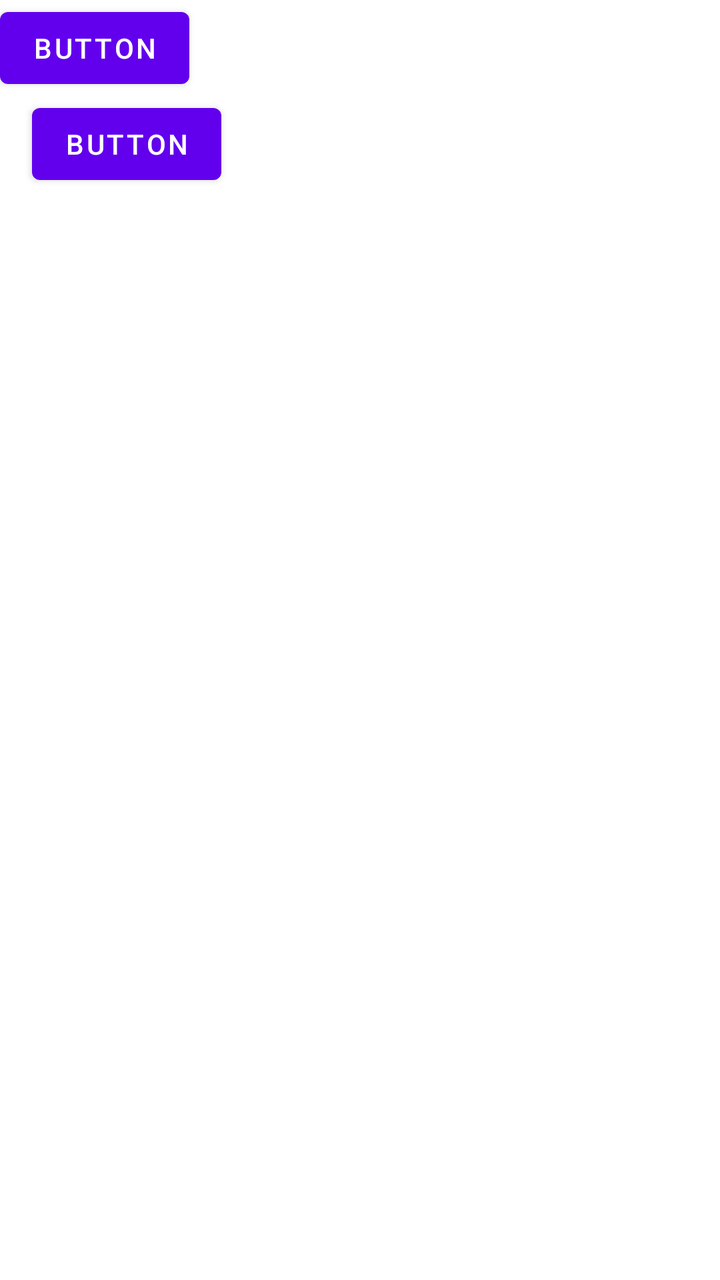
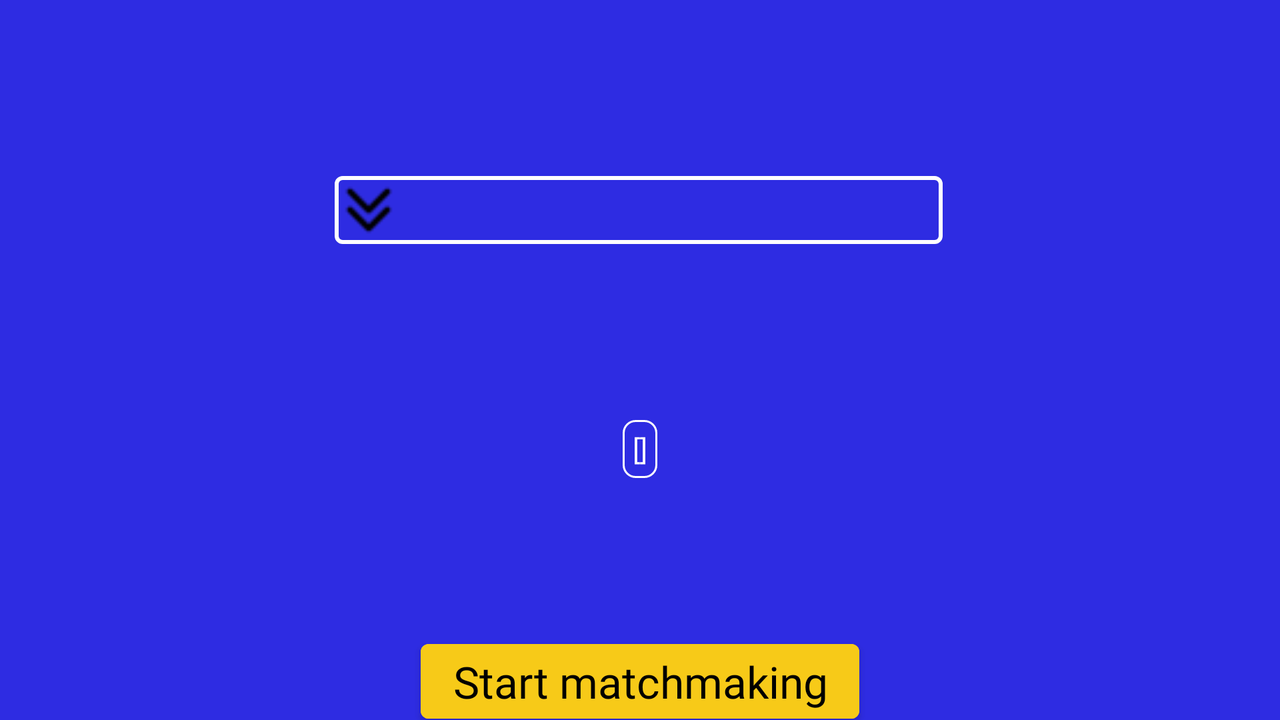

An Android layout and its configuration variant, each rendered on a device that would load it. The default file and the variant file are quoted in full after the pictures.
<!-- AndroidManifest.xml: application theme Theme.InfinyQuiz -->
<!-- res/layout/activity_matchmaker.xml -->
<?xml version="1.0" encoding="utf-8"?>
<androidx.constraintlayout.widget.ConstraintLayout xmlns:android="http://schemas.android.com/apk/res/android"
    xmlns:app="http://schemas.android.com/apk/res-auto"
    xmlns:tools="http://schemas.android.com/tools"
    android:layout_width="match_parent"
    android:layout_height="match_parent">

    <Button
        android:id="@+id/backToHomeBtn"
        android:layout_width="wrap_content"
        android:layout_height="wrap_content"
        android:text="Button"
        tools:layout_editor_absoluteX="17dp"
        tools:layout_editor_absoluteY="15dp" />

    <Button
        android:id="@+id/printBtn"
        android:layout_width="wrap_content"
        android:layout_height="wrap_content"
        android:layout_marginStart="16dp"
        android:text="Button"
        app:layout_constraintStart_toStartOf="parent"
        app:layout_constraintTop_toBottomOf="@+id/backToHomeBtn" />
</androidx.constraintlayout.widget.ConstraintLayout>
<!-- resources referenced by this layout -->
<resources>
  <style name="Theme.InfinyQuiz" parent="Theme.MaterialComponents.DayNight.DarkActionBar">
          
          <item name="colorPrimary">@color/purple_500</item>
          <item name="colorPrimaryVariant">@color/purple_700</item>
          <item name="colorOnPrimary">@color/white</item>
          
          <item name="colorSecondary">@color/teal_200</item>
          <item name="colorSecondaryVariant">@color/teal_700</item>
          <item name="colorOnSecondary">@color/black</item>
          
          <item name="android:statusBarColor" tools:targetApi="l">?attr/colorPrimaryVariant</item>
          
      </style>
  <color name="purple_500">#FF6200EE</color>
  <color name="purple_700">#FF3700B3</color>
  <color name="white">#FFFFFFFF</color>
  <color name="teal_200">#FF03DAC5</color>
  <color name="teal_700">#FF018786</color>
  <color name="black">#FF000000</color>
</resources>
<!-- res/layout-land/activity_matchmaker.xml (the repository's variant of the layout above) -->
<!-- drawn on the phone turned sideways -->
<?xml version="1.0" encoding="utf-8"?>
<androidx.constraintlayout.widget.ConstraintLayout xmlns:android="http://schemas.android.com/apk/res/android"
    xmlns:app="http://schemas.android.com/apk/res-auto"
    xmlns:tools="http://schemas.android.com/tools"
    android:layout_width="match_parent"
    android:layout_height="match_parent"
    android:background="@color/background">

    <Button
        android:id="@+id/startBtn"
        android:layout_width="wrap_content"
        android:layout_height="wrap_content"
        android:layout_marginTop="316dp"
        android:backgroundTint="@color/yellowBtn"
        android:fontFamily="@font/buttonfont"
        android:text="Start matchmaking"
        android:textAppearance="@style/TextAppearance.AppCompat.Large"
        android:textColor="@color/black"
        app:layout_constraintEnd_toEndOf="parent"
        app:layout_constraintHorizontal_bias="0.5"
        app:layout_constraintStart_toStartOf="parent"
        app:layout_constraintTop_toTopOf="parent" />

    <TextView
        android:id="@+id/displayUsers"
        android:layout_width="wrap_content"
        android:layout_height="wrap_content"
        android:layout_marginTop="88dp"
        android:background="@drawable/text_border"
        android:text="[]"
        android:textColor="@color/white"
        app:layout_constraintBottom_toTopOf="@+id/startBtn"
        app:layout_constraintEnd_toEndOf="parent"
        app:layout_constraintHorizontal_bias="0.5"
        app:layout_constraintStart_toStartOf="parent"
        app:layout_constraintTop_toBottomOf="@+id/relativeLayout"
        app:layout_constraintVertical_bias="0.0" />

    <RelativeLayout
        android:id="@+id/relativeLayout"
        android:layout_width="wrap_content"
        android:layout_height="wrap_content"
        android:layout_marginTop="88dp"
        android:background="@drawable/spinner_border"
        android:orientation="horizontal"
        app:layout_constraintEnd_toEndOf="parent"
        app:layout_constraintHorizontal_bias="0.498"
        app:layout_constraintStart_toStartOf="parent"
        app:layout_constraintTop_toTopOf="parent">

        <Spinner
            android:id="@+id/selectedCategory"
            android:layout_width="300dp"
            android:layout_height="30dp"
            android:background="@color/lightBlueBtn"
            android:contentDescription="Select Category"
            android:paddingStart="30dp" />

        <ImageView
            android:id="@+id/imageView2"
            android:layout_width="30dp"
            android:layout_height="30dp"
            android:background="@color/lightBlueBtn"
            android:src="@drawable/dropdown" />

    </RelativeLayout>

    <Button
        android:id="@+id/backToHomeBtn"
        android:layout_width="75dp"
        android:layout_height="75dp"
        android:layout_marginStart="16dp"
        android:layout_marginTop="16dp"
        android:layout_marginEnd="640dp"
        android:layout_marginBottom="320dp"
        android:backgroundTint="@color/yellowBtn"
        android:textSize="14sp"
        app:icon="@drawable/back_icon"
        app:iconGravity="top"
        app:iconTint="@color/black"
        app:layout_constraintBottom_toBottomOf="parent"
        app:layout_constraintEnd_toEndOf="parent"
        app:layout_constraintStart_toStartOf="parent"
        app:layout_constraintTop_toTopOf="parent" />

</androidx.constraintlayout.widget.ConstraintLayout>
<!-- resources referenced by the variant -->
<!-- as the phone turned sideways resolves them -->
<resources>
  <color name="background">#2E2CE2</color>
  <color name="black">#FF000000</color>
  <color name="white">#FFFFFFFF</color>
  <color name="yellowBtn">#F7CA18</color>
  <!-- drawable back_icon: png bitmap (drawable, 2173 bytes) -->
  <!-- drawable dropdown: png bitmap (drawable, 457 bytes) -->
  <!-- drawable spinner_border (drawable) -->
  <?xml version="1.0" encoding="utf-8"?>
  <shape xmlns:android="http://schemas.android.com/apk/res/android" >
      <stroke
          android:width="2dp"
          android:color="@color/white" />
  
  
      <padding
          android:left="2dp"
          android:right="2dp"
          android:bottom="2dp"
          android:top="2dp" />
  
      <corners android:radius="3dp" />
  </shape>
  <!-- drawable text_border (drawable) -->
  <?xml version="1.0" encoding="utf-8"?>
  <shape xmlns:android="http://schemas.android.com/apk/res/android" >
      <stroke
          android:width="1dp"
          android:color="@color/white" />
  
  
      <padding
          android:left="5dp"
          android:right="5dp"
          android:bottom="5dp"
          android:top="5dp" />
  
      <corners android:radius="6dp" />
  </shape>
  <style name="Theme.InfinyQuiz" parent="Theme.MaterialComponents.DayNight.DarkActionBar">
          
          <item name="colorPrimary">@color/purple_500</item>
          <item name="colorPrimaryVariant">@color/purple_700</item>
          <item name="colorOnPrimary">@color/white</item>
          
          <item name="colorSecondary">@color/teal_200</item>
          <item name="colorSecondaryVariant">@color/teal_700</item>
          <item name="colorOnSecondary">@color/black</item>
          
          <item name="android:statusBarColor" tools:targetApi="l">?attr/colorPrimaryVariant</item>
          
      </style>
  <color name="purple_500">#FF6200EE</color>
  <color name="purple_700">#FF3700B3</color>
  <color name="teal_200">#FF03DAC5</color>
  <color name="teal_700">#FF018786</color>
</resources>
